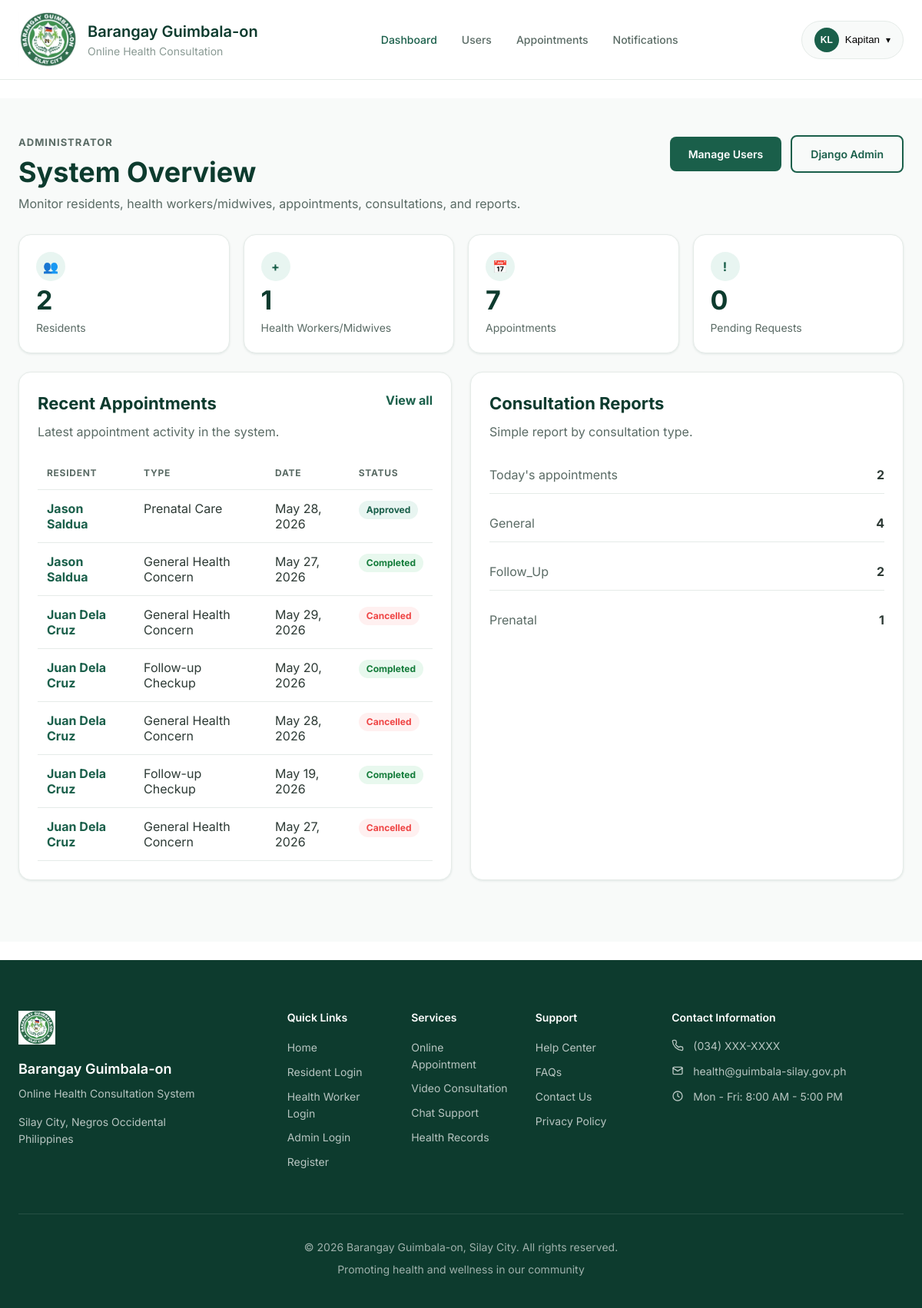
/accounts/admin/dashboard/ (signed in), run on the app's committed database.
### accounts/models.py (models this page shows, shortened)
class User(AbstractUser):
    ROLE_CHOICES = [
        ('resident', 'Resident'),
        ('health_worker', 'Barangay Health Worker/Midwife'),
        ('admin', 'Admin'),
    ]
    username = None
    email = models.EmailField(_('email address'), unique=True)
    role = models.CharField(max_length=20, choices=ROLE_CHOICES, default='resident')
    phone_number = models.CharField(max_length=15, blank=True, null=True)
    address = models.TextField(blank=True, null=True)
    profile_picture = models.ImageField(upload_to='profile_pics/', blank=True, null=True)
    is_active = models.BooleanField(default=True)
    date_joined = models.DateTimeField(auto_now_add=True)
    last_updated = models.DateTimeField(auto_now=True)
    license_number = models.CharField(max_length=50, blank=True, null=True)
    specialization = models.CharField(max_length=100, blank=True, null=True)
    is_available = models.BooleanField(default=True)
    USERNAME_FIELD = 'email'
    REQUIRED_FIELDS = ['first_name', 'last_name']
    objects = UserManager()
    class Meta:
        verbose_name = 'User'
        verbose_name_plural = 'Users'
        ordering = ['-date_joined']
    def get_full_name(self):
        return f"{self.first_name} {self.last_name}".strip() or self.email
    @property
    def is_resident(self):
        return self.role == 'resident'
    @property
    def is_health_worker(self):
        return self.role == 'health_worker'
    @property
    def is_admin_user(self):
        return self.role == 'admin' or self.is_superuser

### appointments/models.py (models this page shows, shortened)
class Appointment(models.Model):
    CONSULTATION_TYPE_CHOICES = [
        ('prenatal', 'Prenatal Care'),
        ('child_health', 'Child Health'),
        ('general', 'General Health Concern'),
        ('family_planning', 'Family Planning'),
        ('follow_up', 'Follow-up Checkup'),
        ('immunization', 'Immunization'),
        ('nutrition', 'Nutrition Counseling'),
        ('dental', 'Dental Checkup'),
        ('mental_health', 'Mental Health'),
        ('other', 'Other'),
    ]
    CONSULTATION_METHOD_CHOICES = [
        ('video_call', 'Online Video Call'),
        ('voice_call', 'Online Voice Call'),
        ('chat', 'Chat Consultation'),
        ('in_person', 'In-Person Visit'),
    ]
    STATUS_CHOICES = [
        ('pending', 'Pending'),
        ('approved', 'Approved'),
        ('rescheduled', 'Rescheduled'),
        ('completed', 'Completed'),
        ('cancelled', 'Cancelled'),
        ('no_show', 'No Show'),
    ]
    resident = models.ForeignKey(
        settings.AUTH_USER_MODEL,
        on_delete=models.CASCADE,
        related_name='resident_appointments',
        limit_choices_to={'role': 'resident'}
    )
    health_worker = models.ForeignKey(
        settings.AUTH_USER_MODEL,
        on_delete=models.CASCADE,
        related_name='worker_appointments',
        limit_choices_to={'role': 'health_worker'},
        null=True,
        blank=True
    )
    consultation_type = models.CharField(
        max_length=20,
        choices=CONSULTATION_TYPE_CHOICES
    )
    custom_consultation_type = models.CharField(
        max_length=100,
        blank=True,
        null=True,
        help_text="Custom consultation type when 'Other' is selected"
    )
    consultation_method = models.CharField(
        max_length=20,
        choices=CONSULTATION_METHOD_CHOICES,
        default='video_call'
    )
    scheduled_date = models.DateField()
    scheduled_time = models.TimeField()
    duration_minutes = models.PositiveIntegerField(default=60)
    status = models.CharField(
        max_length=20,
        choices=STATUS_CHOICES,
        default='pending'
    )
    reason_for_visit = models.TextField(
        help_text="Brief description of symptoms or reason for consultation"
    )
    symptoms = models.TextField(
        blank=True,
        null=True,
        help_text="List of symptoms (if applicable)"
    )
    consultation_notes = models.TextField(
        blank=True,
        null=True,
        help_text="Notes from the health worker after consultation"
    )
    diagnosis = models.TextField(
        blank=True,
        null=True
    )
    recommendations = models.TextField(
        blank=True,
        null=True,
        help_text="Recommendations, prescriptions, or follow-up instructions"
    )
    rescheduled_from = models.ForeignKey(
        'self',
        on_delete=models.SET_NULL,
        null=True,
        blank=True,
        related_name='rescheduled_to'
    )
    reschedule_reason = models.TextField(
        blank=True,
        null=True
    )
    cancelled_by = models.ForeignKey(
        settings.AUTH_USER_MODEL,
        on_delete=models.SET_NULL,
        null=True,
        blank=True,
        related_name='cancelled_appointments'
    )
    cancellation_reason = models.TextField(
        blank=True,
        null=True
    )
    call_room_id = models.CharField(
        max_length=100,
        blank=True,
        null=True,
        unique=True
    )
    call_started_at = models.DateTimeField(
        null=True,
        blank=True
    )
    call_ended_at = models.DateTimeField(
        null=True,
        blank=True
    )
    created_at = models.DateTimeField(auto_now_add=True)
    updated_at = models.DateTimeField(auto_now=True)
    approved_at = models.DateTimeField(null=True, blank=True)
    completed_at = models.DateTimeField(null=True, blank=True)
    class Meta:
        ordering = ['-scheduled_date', '-scheduled_time']
        verbose_name = 'Appointment'
        verbose_name_plural = 'Appointments'

### accounts/views.py (the view)
# urls.py: path('admin/dashboard/', views.admin_dashboard_view, name='admin_dashboard'),
@login_required
def admin_dashboard_view(request):
    if not request.user.is_admin_user:
        return redirect('accounts:dashboard_redirect')
    total_residents = User.objects.filter(role='resident').count()
    total_workers = User.objects.filter(role='health_worker').count()
    total_appointments = Appointment.objects.count()
    today = timezone.now().date()
    todays_appointments = Appointment.objects.filter(
        scheduled_date=today
    ).count()
    recent_appointments = Appointment.objects.all().order_by('-created_at')[:10]
    pending_count = Appointment.objects.filter(status='pending').count()
    consultation_types = Appointment.objects.values('consultation_type').annotate(
        count=Count('id')
    ).order_by('-count')
    context = {
        'total_residents': total_residents,
        'total_workers': total_workers,
        'total_appointments': total_appointments,
        'todays_appointments': todays_appointments,
        'recent_appointments': recent_appointments,
        'pending_count': pending_count,
        'consultation_types': consultation_types,
    }
    return render(request, 'accounts/admin_dashboard.html', context)

### notifications/context_processors.py (called while the page is built)
def notifications_count(request):
    if request.user.is_authenticated:
        unread_count = Notification.objects.filter(
            recipient=request.user,
            is_read=False
        ).count()
        return {
            'unread_notifications_count': unread_count,
            'has_unread_notifications': unread_count > 0,
        }
    return {
        'unread_notifications_count': 0,
        'has_unread_notifications': False,
    }

### accounts/templates/accounts/admin_dashboard.html (shortened to what this page needs)
﻿{% extends 'base.html' %}
{% block content %}
<section class="app-page page-transition">
    <div class="container">
        <div class="dashboard-header slide-up animated">
            <div>
                <p class="eyebrow-text">Administrator</p>
                <h1>System Overview</h1>
                <p>Monitor residents, health workers/midwives, appointments, consultations, and reports.</p>
            </div>
            <div class="dashboard-actions">
                <a href="{% url 'accounts:user_list' %}" class="btn btn-primary">Manage Users</a>
                <a href="/admin/" class="btn btn-outline">Django Admin</a>
            </div>
        </div>
        <div class="stats-grid">
            <div class="stat-card dashboard-card"><span class="stat-icon">&#128101;</span><strong>{{ total_residents }}</strong><span>Residents</span></div>
            <div class="stat-card dashboard-card"><span class="stat-icon">+</span><strong>{{ total_workers }}</strong><span>Health Workers/Midwives</span></div>
            <div class="stat-card dashboard-card"><span class="stat-icon">&#128197;</span><strong>{{ total_appointments }}</strong><span>Appointments</span></div>
            <div class="stat-card dashboard-card"><span class="stat-icon notification-badge">!</span><strong>{{ pending_count }}</strong><span>Pending Requests</span></div>
        </div>
        <div class="content-grid two-columns">
            <article class="panel">
                <div class="panel-header">
                    <div>
                        <h2>Recent Appointments</h2>
                        <p>Latest appointment activity in the system.</p>
                    </div>
                    <a href="{% url 'appointments:list' %}" class="text-link">View all</a>
                </div>
                <div class="table-responsive">
                    <table class="data-table">
                        <thead>
                            <tr>
                                <th>Resident</th>
                                <th>Type</th>
                                <th>Date</th>
                                <th>Status</th>
                            </tr>
                        </thead>
                        <tbody>
                            {% for appointment in recent_appointments %}
                            <tr>
                                <td><a href="{% url 'appointments:detail' appointment.pk %}">{{ appointment.resident.get_full_name }}</a></td>
                                <td>{{ appointment.get_consultation_type_display }}</td>
                                <td>{{ appointment.scheduled_date|date:"M d, Y" }}</td>
                                <td><span class="status-badge status-{{ appointment.status }}">{{ appointment.get_status_display }}</span></td>
                            </tr>
                            {% empty %}
                            <tr><td colspan="4">No appointments yet.</td></tr>
                            {% endfor %}
                        </tbody>
                    </table>
                </div>
            </article>
            <article class="panel">
                <div class="panel-header">
                    <div>
                        <h2>Consultation Reports</h2>
                        <p>Simple report by consultation type.</p>
                    </div>
                </div>
                <div class="report-list">
                    <div class="report-row">
                        <span>Today's appointments</span>
                        <strong>{{ todays_appointments }}</strong>
                    </div>
                    {% for item in consultation_types %}
                    <div class="report-row">
                        <span>{{ item.consultation_type|title }}</span>
                        <strong>{{ item.count }}</strong>
                    </div>
                    {% empty %}
                    <div class="empty-state compact">
                        <div class="empty-icon">&#128202;</div>
                        <h3>No report data yet</h3>
                        <p>Reports update as residents book consultations.</p>
                    </div>
                    {% endfor %}
                </div>
            </article>
        </div>
    </div>
</section>
{% endblock %}

### templates/includes/navbar.html (shortened to what this page needs)
﻿{% load static %}
<nav class="navbar" id="navbar">
    <div class="container">
        <div class="navbar-content">
            <a href="{% url 'home' %}" class="navbar-logo">
                <div class="logo-icon">
                    <img src="{% static 'images/system-logo-v2.jfif' %}" alt="Barangay Guimbala-on Logo">
                </div>
                <div class="logo-text">
                    <span class="logo-title">Barangay Guimbala-on</span>
                    <span class="logo-subtitle">Online Health Consultation</span>
                </div>
            </a>
            <div class="navbar-nav desktop-nav">
                {% if user.is_authenticated %}
                    {% if user.is_resident %}
                        <a href="{% url 'accounts:resident_dashboard' %}" class="nav-link {% if request.resolver_match.url_name == 'resident_dashboard' %}active{% endif %}">
                            Dashboard
                        </a>
                        <a href="{% url 'appointments:create' %}" class="nav-link {% if request.resolver_match.url_name == 'create' %}active{% endif %}">
                            Book Appointment
                        </a>
                        <a href="{% url 'chat:list' %}" class="nav-link {% if request.resolver_match.url_name == 'list' %}active{% endif %}">
                            Messages
                        </a>
                        <a href="{% url 'notifications:list' %}" class="nav-link {% if request.resolver_match.url_name == 'list' %}active{% endif %}">
                            Notifications
                            {% if unread_notifications_count > 0 %}
                            <span class="nav-badge">{{ unread_notifications_count }}</span>
                            {% endif %}
                        </a>
                    {% elif user.is_admin_user %}
                        <a href="{% url 'accounts:admin_dashboard' %}" class="nav-link {% if request.resolver_match.url_name == 'admin_dashboard' %}active{% endif %}">
                            Dashboard
                        </a>
                        <a href="{% url 'accounts:user_list' %}" class="nav-link {% if request.resolver_match.url_name == 'user_list' %}active{% endif %}">
                            Users
                        </a>
                        <a href="{% url 'appointments:list' %}" class="nav-link {% if request.resolver_match.url_name == 'list' %}active{% endif %}">
                            Appointments
                        </a>
                        <a href="{% url 'notifications:list' %}" class="nav-link {% if request.resolver_match.url_name == 'list' %}active{% endif %}">
                            Notifications
                        </a>
                    {% endif %}
                {% else %}
                    <a href="{% url 'home' %}" class="nav-link {% if request.resolver_match.url_name == 'home' %}active{% endif %}">Home</a>
                    <a href="#services" class="nav-link">Services</a>
                    <a href="#how-it-works" class="nav-link">How It Works</a>
                    <a href="#contact" class="nav-link">Contact</a>
                {% endif %}
            </div>
            <div class="navbar-actions">
                {% if user.is_authenticated %}
                    <div class="user-menu dropdown">
                        <button class="user-menu-toggle dropdown-toggle" type="button">
                            <div class="user-avatar">
                                {% if user.profile_picture %}
                                    <img src="{{ user.profile_picture.url }}" alt="{{ user.get_full_name }}">
                                {% else %}
                                    <span>{{ user.first_name|first|upper }}{{ user.last_name|first|upper }}</span>
                                {% endif %}
                            </div>
                            <span class="user-name">{{ user.first_name }}</span>
                            <span class="dropdown-arrow" aria-hidden="true">▾</span>
                        </button>
                    </div>
                {% endif %}
            </div>
        </div>
    </div>
</nav>
<div class="navbar-spacer"></div>

### static/css/animations.css (style rules this page uses)
.slide-up { opacity: 0; transform: translateY(30px); transition: opacity 0.6s ease, transform 0.6s ease; }
.slide-up.animated { opacity: 1; transform: translateY(0); }
.notification-badge { animation: badgePulse 2s ease-in-out infinite; }
.page-transition { animation: pageTransition 0.4s ease; }
.dashboard-card { transition: all 0.3s ease; }
html { scroll-behavior: smooth; }

### data on the page
User: first_name|first "K", last_name|first "L", first_name "Kapitan"
Appointment: resident.get_full_name "Jason Saldua", consultation_type "Prenatal Care", scheduled_date "May 28, 2026", status "Approved"
Appointment: resident.get_full_name "Jason Saldua", consultation_type "General Health Concern", scheduled_date "May 27, 2026", status "Completed"
Appointment: resident.get_full_name "Juan Dela Cruz", consultation_type "General Health Concern", scheduled_date "May 29, 2026", status "Cancelled"
Appointment: resident.get_full_name "Juan Dela Cruz", consultation_type "Follow-up Checkup", scheduled_date "May 20, 2026", status "Completed"
Appointment: resident.get_full_name "Juan Dela Cruz", consultation_type "General Health Concern", scheduled_date "May 28, 2026", status "Cancelled"
Appointment: resident.get_full_name "Juan Dela Cruz", consultation_type "Follow-up Checkup", scheduled_date "May 19, 2026", status "Completed"
Appointment: resident.get_full_name "Juan Dela Cruz", consultation_type "General Health Concern", scheduled_date "May 27, 2026", status "Cancelled"

### other printed values
{{ total_residents }} "2"
{{ total_workers }} "1"
{{ total_appointments }} "7"
{{ pending_count }} "0"
{{ todays_appointments }} "2"
{{ item.consultation_type|title }} "General" "Follow_Up" "Prenatal"
{{ item.count }} "4" "2" "1"
